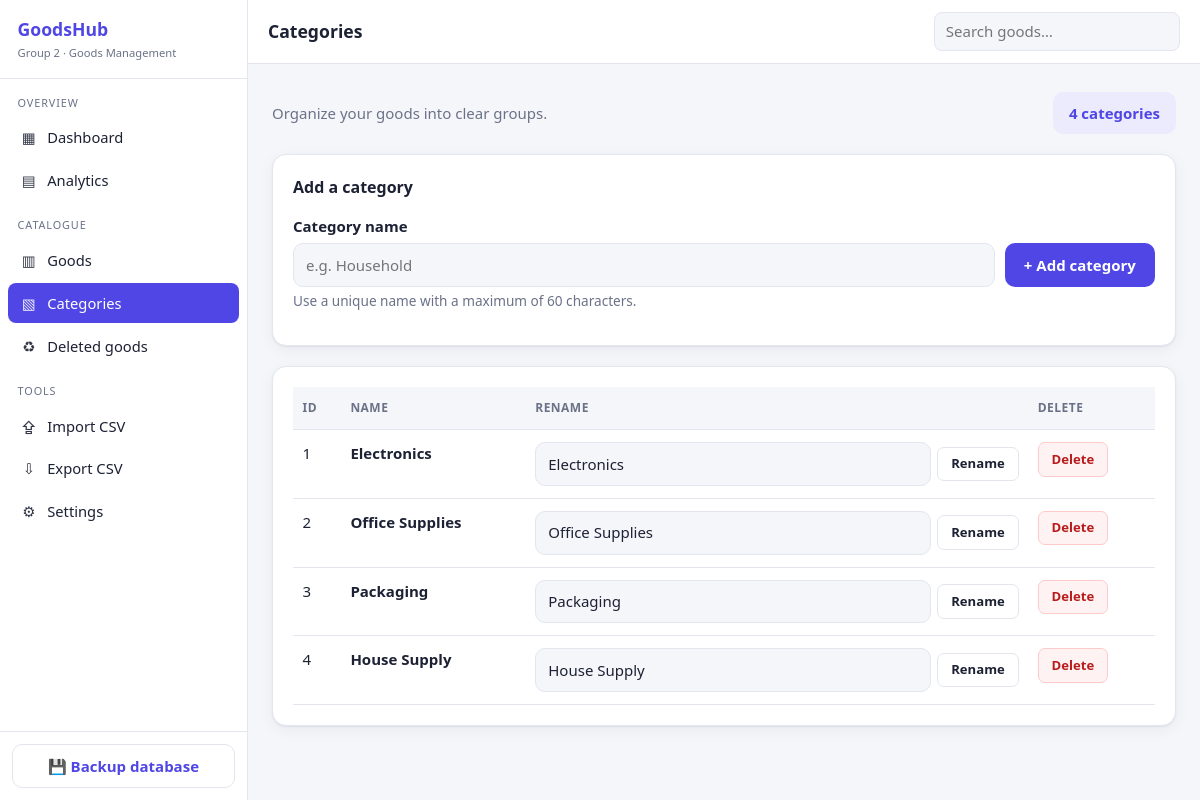
The page /categories on the database its author committed.
### tables this page shows
CREATE TABLE categories (
                    id INTEGER PRIMARY KEY AUTOINCREMENT,

                    name TEXT NOT NULL COLLATE NOCASE UNIQUE
                        CHECK(length(trim(name)) BETWEEN 1 AND 60)
                );

### app.py (the view, shortened to what this page needs)
@app.route("/categories", methods=["GET", "POST"])
def categories_page():
    category_name = ""
    return render_template(
        "categories.html",
        categories=get_all_categories(),
        category_name=category_name,
    )

### app.py (called while the page is built, shortened)
def load_settings():
    try:
        stored = json.loads(SETTINGS_FILE.read_text(encoding="utf-8"))
    except (OSError, ValueError):
        return dict(DEFAULT_SETTINGS)
    if not isinstance(stored, dict):
        return dict(DEFAULT_SETTINGS)
    return validate_settings(stored, strict=False)

def current_settings():
    if "settings" not in g:
        g.settings = load_settings()
    return g.settings

def get_csrf_token():
    if "csrf_token" not in session:
        session["csrf_token"] = secrets.token_hex(32)
    return session["csrf_token"]

@app.before_request
def protect_against_csrf():
    if request.method in ("GET", "HEAD", "OPTIONS"):
        return

@app.context_processor
def inject_globals():
    return {
        "csrf_token": get_csrf_token(),
        "settings": current_settings(),
    }

@app.after_request
def add_security_headers(response):
    response.headers.setdefault("X-Content-Type-Options", "nosniff")
    response.headers.setdefault("X-Frame-Options", "SAMEORIGIN")
    response.headers.setdefault("Referrer-Policy", "same-origin")
    return response

### category_repository.py (called while the page is built)
def get_all_categories(with_counts=False):
    if with_counts:
        query = """
            SELECT
                categories.id,
                categories.name,
                COUNT(goods.id) AS goods_count
            FROM categories
            LEFT JOIN goods ON goods.category_id = categories.id
            GROUP BY categories.id, categories.name
            ORDER BY categories.id ASC
        """
    else:
        query = """
            SELECT id, name
            FROM categories
            ORDER BY id ASC
        """
    with closing(get_connection()) as connection:
        rows = connection.execute(query).fetchall()
    return [dict(row) for row in rows]

### database.py (called while the page is built)
def get_connection():
    DATA_DIR.mkdir(parents=True, exist_ok=True)
    DATABASE_PATH.parent.mkdir(parents=True, exist_ok=True)
    connection = sqlite3.connect(DATABASE_PATH, timeout=BUSY_TIMEOUT_SECONDS)
    connection.row_factory = sqlite3.Row
    connection.execute("PRAGMA foreign_keys = ON")
    return connection

### templates/categories.html (shortened to what this page needs)
{% extends "_layout.html" %}
{% block heading %}Categories{% endblock %}
{% block content %}
<div class="heading">
    <p class="sub" style="margin:0">Organize your goods into clear groups.</p>
    <span class="count">{{ categories | length }} categories</span>
</div>
<section class="card">
    <h2>Add a category</h2>
    <form method="POST" action="{{ url_for('categories_page') }}">
        <label for="category-name">Category name</label>
        <div class="form-row">
            <input id="category-name" type="text" name="name" value="{{ category_name }}" placeholder="e.g. Household"
                maxlength="60" required>
            <button class="btn" type="submit">+ Add category</button>
        </div>
        <p class="help">Use a unique name with a maximum of 60 characters.</p>
    </form>
</section>
<section class="card">
    {% if categories %}
    <div style="overflow-x:auto">
        <table>
            <thead>
                <tr>
                    <th>ID</th>
                    <th>Name</th>
                    <th>Rename</th>
                    <th>Delete</th>
                </tr>
            </thead>
            <tbody>
                {% for category in categories %}
                <tr>
                    <td>{{ category["id"] }}</td>
                    <td><strong>{{ category["name"] }}</strong></td>
                    <td>
                        <form class="rename-form" method="POST"
                            action="{{ url_for('rename_category_page', category_id=category['id']) }}">
                            <input id="rename-{{ category['id'] }}" type="text" name="name"
                                value="{{ category['name'] }}" maxlength="60" required>
                            <button type="submit">Rename</button>
                        </form>
                    </td>
                    <td>
                        <form class="delete-category-form" method="POST"
                            action="{{ url_for('delete_category_page', category_id=category['id']) }}"
                            data-category-name="{{ category['name'] }}">
                            <button type="submit" class="delete-button">Delete</button>
                        </form>
                    </td>
                </tr>
                {% endfor %}
            </tbody>
        </table>
    </div>
    {% else %}
    <div class="empty">No categories yet.</div>
    {% endif %}
</section>
{% endblock %}

### templates/_layout.html (style rules this page uses)
:root { --bg: #f5f6fa; --surface: #ffffff; --text: #1c2133; --muted: #6b7288; --border: #e3e6ef; --accent: #4f46e5; --accent-soft: #eceafd; --good: #059669; --warn: #d97706; --bad: #dc2626; --c1: #4f46e5; --c2: #0ea5e9; --c3: #10b981; --c4: #f59e0b; --c5: #ef4444; --c6: #8b5cf6; --c7: #14b8a6; --c8: #ec4899; --radius: 14px; --shadow: 0 1px 2px rgba(20, 24, 45, .06), 0 4px 16px rgba(20, 24, 45, .05); --sidebar-w: 248px; }
* { box-sizing: border-box; }
body { margin: 0; background: var(--bg); color: var(--text); font: 15px/1.5 system-ui, -apple-system, "Segoe UI", Roboto, sans-serif; display: flex; min-height: 100vh; }
.sub { color: var(--muted); margin: 0 0 1.5rem; }
.card { background: var(--surface); border: 1px solid var(--border); border-radius: var(--radius); padding: 1.25rem; box-shadow: var(--shadow); }
.card h2 { margin: 0 0 1rem; font-size: 1rem; }
label { display: block; font-weight: 600; margin: 1rem 0 .35rem; }
input[type=text], input[type=search], input[type=number], input[type=password], input[type=file], select, textarea { width: 100%; padding: .6rem .75rem; border-radius: 10px; border: 1px solid var(--border); background: var(--bg); color: var(--text); font: inherit; }
.help { color: var(--muted); font-size: .85rem; margin-top: .25rem; }
.btn { display: inline-block; margin-top: 1.25rem; padding: .6rem 1.2rem; border: 0; border-radius: 10px; background: var(--accent); color: #fff; font: inherit; font-weight: 600; cursor: pointer; text-decoration: none; }
table { width: 100%; border-collapse: collapse; }
th, td { padding: .75rem .6rem; border-bottom: 1px solid var(--border); text-align: left; vertical-align: top; }
th { background: var(--bg); color: var(--muted); font-size: .75rem; text-transform: uppercase; letter-spacing: .04em; }

### templates/categories.html (style rules this page uses)
.heading { display: flex; justify-content: space-between; align-items: center; flex-wrap: wrap; gap: 16px; margin-bottom: 20px; }
.count { background: var(--accent-soft); color: var(--accent); padding: 10px 16px; border-radius: 10px; font-weight: 600; }
.card { margin-bottom: 20px; }
.form-row { display: flex; flex-wrap: wrap; gap: 10px; }
.form-row input { flex: 1 1 220px; }
.form-row .btn { margin-top: 0; }
.rename-form { display: flex; flex-wrap: wrap; gap: 6px; align-items: center; }
.rename-form input { flex: 1 1 160px; }
.rename-form button, .delete-button { padding: .4rem .8rem; border-radius: 7px; border: 1px solid var(--border); background: var(--surface); color: var(--text); font: inherit; font-size: .82rem; font-weight: 600; cursor: pointer; }
.delete-button { border-color: #fecaca; color: #b91c1c; background: #fef2f2; }

### rows shown on the page
categories: id "1", name "Electronics"
categories: id "2", name "Office Supplies"
categories: id "3", name "Packaging"
categories: id "4", name "House Supply"

### other values the page prints
{{ settings.app_name }} "GoodsHub"
{{ categories | length }} "4"
